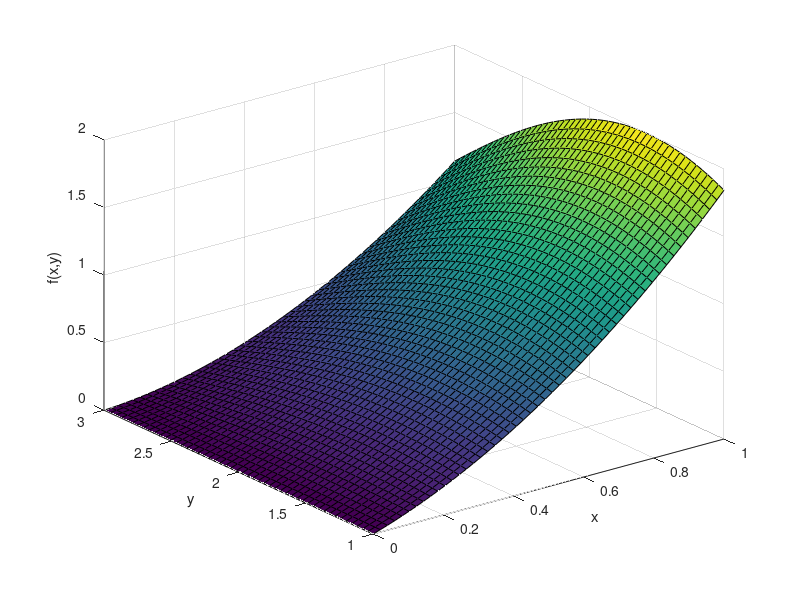

Reproduce this figure in MATLAB.
clear all
close all

Ix = [0,1]; % Def. in x-Richtung
Iy = [1,3]; % Def. in y-Richtung

DIM = [50 50]; % Aufloesung

f = @(x,y) x.^2+x.*sin(y);

%%

[xx,yy] = meshgrid(linspace(Ix(1),Ix(2),DIM(1)),...
    linspace(Iy(1),Iy(2),DIM(2)));
zz = zeros(size(f(xx,yy)));

%%
h=figure(1);

surf(xx,yy,f(xx,yy));
hold on
xlabel("x");
ylabel("y");
zlabel("f(x,y)");
print(h,'-dpng','meinbild.png')

